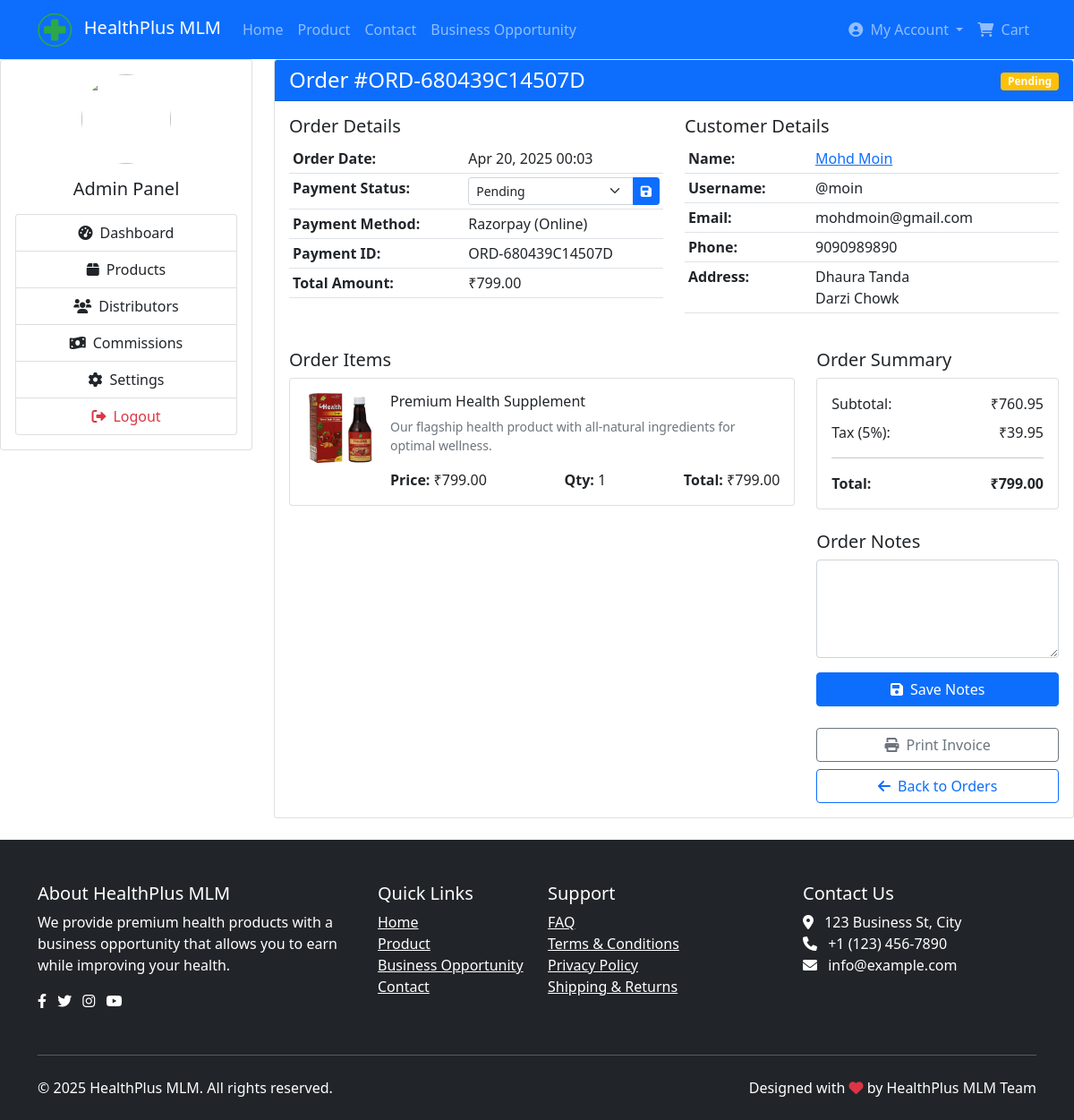
Page /admin/order-details1.php?id=1 (signed in) on the committed database.
### tables this page shows
CREATE TABLE `orders` (
  `id` int(11) NOT NULL,
  `user_id` int(11) NOT NULL,
  `product_id` int(11) NOT NULL,
  `quantity` int(11) NOT NULL,
  `total_amount` decimal(10,2) NOT NULL,
  `shipping_address` text DEFAULT NULL,
  `billing_address` text DEFAULT NULL,
  `payment_status` enum('pending','completed','failed','refunded') DEFAULT 'pending',
  `shipping_method_id` int(11) NOT NULL,
  `payment_method` enum('razorpay','bank_transfer','cod') DEFAULT 'razorpay',
  `payment_id` varchar(255) DEFAULT NULL,
  `tracking_number` varchar(100) DEFAULT NULL,
  `shipping_status` enum('pending','processing','shipped','delivered','returned') DEFAULT 'pending',
  `notes` text DEFAULT NULL,
  `created_at` timestamp NOT NULL DEFAULT current_timestamp(),
  `updated_at` timestamp NOT NULL DEFAULT current_timestamp() ON UPDATE current_timestamp()
);

CREATE TABLE `users` (
  `id` int(11) NOT NULL,
  `username` varchar(50) NOT NULL,
  `password` varchar(255) NOT NULL,
  `email` varchar(100) NOT NULL,
  `full_name` varchar(100) NOT NULL,
  `phone` varchar(20) DEFAULT NULL,
  `address` text DEFAULT NULL,
  `image` varchar(255) DEFAULT NULL,
  `sponsor_id` int(11) DEFAULT NULL,
  `parent_id` int(11) DEFAULT NULL,
  `position` enum('left','right') DEFAULT NULL,
  `level` int(11) DEFAULT 0,
  `active` tinyint(1) DEFAULT 1,
  `is_admin` tinyint(1) DEFAULT 0,
  `created_at` timestamp NOT NULL DEFAULT current_timestamp(),
  `updated_at` timestamp NOT NULL DEFAULT current_timestamp() ON UPDATE current_timestamp(),
  `bank_name` varchar(100) DEFAULT NULL,
  `account_number` varchar(50) DEFAULT NULL,
  `ifsc_code` varchar(20) DEFAULT NULL,
  `pan_number` varchar(20) DEFAULT NULL
);

CREATE TABLE `products` (
  `id` int(11) NOT NULL,
  `name` varchar(100) NOT NULL,
  `description` text DEFAULT NULL,
  `price` decimal(10,2) NOT NULL,
  `image` varchar(255) DEFAULT NULL,
  `stock` int(11) NOT NULL,
  `rating` decimal(2,1) DEFAULT 0.0,
  `review_count` int(11) DEFAULT 0,
  `meta_title` varchar(100) DEFAULT NULL,
  `meta_description` varchar(160) DEFAULT NULL,
  `meta_keywords` varchar(255) DEFAULT NULL,
  `created_at` timestamp NOT NULL DEFAULT current_timestamp(),
  `updated_at` timestamp NOT NULL DEFAULT current_timestamp() ON UPDATE current_timestamp()
);

### admin/order-details1.php (the view, shortened to what this page needs)
<?php
require_once '../includes/config.php';
$orderId = (int)$_GET['id'];
$stmt = $pdo->prepare("
    SELECT o.*, u.username, u.full_name, u.email, u.phone, u.address,
           p.name as product_name, p.description as product_description, p.price, p.image
    FROM orders o
    JOIN users u ON o.user_id = u.id
    JOIN products p ON o.product_id = p.id
    WHERE o.id = ?
");
$stmt->execute([$orderId]);
$order = $stmt->fetch();
?>
<?php include '../includes/header.php'; ?>
<div class="admin-container">
    <div class="row">
        <?php include 'sidebar.php'; ?>
        <div class="col-md-9">
            <div class="card mb-4">
                <div class="card-header bg-primary text-white">
                    <div class="d-flex justify-content-between align-items-center">
                        <h4 class="mb-0">Order #<?= $order['payment_id'] ?></h4>
                        <div>
                            <span class="badge bg-<?=
                                $order['payment_status'] === 'completed' ? 'success' :
                                ($order['payment_status'] === 'pending' ? 'warning' : 'danger')
                            ?>">
                                <?= ucfirst($order['payment_status']) ?>
                            </span>
                        </div>
                    </div>
                </div>
                <div class="card-body">
                    <div class="row mb-4">
                        <div class="col-md-6">
                            <h5>Order Details</h5>
                            <div class="table-responsive">
                                <table class="table table-sm">
                                    <tbody>
                                        <tr>
                                            <th>Order Date:</th>
                                            <td><?= date('M j, Y H:i', strtotime($order['created_at'])) ?></td>
                                        </tr>
                                        <tr>
                                            <th>Payment Status:</th>
                                            <td>
                                                <form method="POST" class="d-inline">
                                                    <div class="input-group input-group-sm">
                                                        <select class="form-select" name="status">
                                                            <option value="pending" <?= $order['payment_status'] === 'pending' ? 'selected' : '' ?>>Pending</option>
                                                        </select>
                                                        <button type="submit" name="update_status" class="btn btn-primary">
                                                            <i class="fas fa-save"></i>
                                                        </button>
                                                    </div>
                                                </form>
                                            </td>
                                        </tr>
                                        <tr>
                                            <th>Payment Method:</th>
                                            <td>Razorpay (Online)</td>
                                        </tr>
                                        <tr>
                                            <th>Payment ID:</th>
                                            <td><?= $order['payment_id'] ?? 'N/A' ?></td>
                                        </tr>
                                        <tr>
                                            <th>Total Amount:</th>
                                            <td>₹<?= number_format($order['total_amount'], 2) ?></td>
                                        </tr>
                                    </tbody>
                                </table>
                            </div>
                        </div>
                        <div class="col-md-6">
                            <h5>Customer Details</h5>
                            <div class="table-responsive">
                                <table class="table table-sm">
                                    <tbody>
                                        <tr>
                                            <th>Name:</th>
                                            <td>
                                                <a href="view-distributor.php?id=<?= $order['user_id'] ?>">
                                                    <?= htmlspecialchars($order['full_name']) ?>
                                                </a>
                                            </td>
                                        </tr>
                                        <tr>
                                            <th>Username:</th>
                                            <td>@<?= $order['username'] ?></td>
                                        </tr>
                                        <tr>
                                            <th>Email:</th>
                                            <td><?= htmlspecialchars($order['email']) ?></td>
                                        </tr>
                                        <tr>
                                            <th>Phone:</th>
                                            <td><?= htmlspecialchars($order['phone']) ?></td>
                                        </tr>
                                        <tr>
                                            <th>Address:</th>
                                            <td><?= nl2br(htmlspecialchars($order['address'])) ?></td>
                                        </tr>
                                    </tbody>
                                </table>
                            </div>
                        </div>
                    </div>
                    <div class="row">
                        <div class="col-md-8">
                            <h5>Order Items</h5>
                            <div class="card">
                                <div class="card-body">
                                    <div class="d-flex">
                                        <div class="flex-shrink-0">
                                            <img src="../assets/images/product/<?= $order['image'] ?>" alt="<?= htmlspecialchars($order['product_name']) ?>" width="80">
                                        </div>
                                        <div class="flex-grow-1 ms-3">
                                            <h6><?= htmlspecialchars($order['product_name']) ?></h6>
                                            <p class="text-muted small"><?= htmlspecialchars($order['product_description']) ?></p>
                                            <div class="d-flex justify-content-between">
                                                <div>
                                                    <strong>Price:</strong> ₹<?= number_format($order['price'], 2) ?>
                                                </div>
                                                <div>
                                                    <strong>Qty:</strong> <?= $order['quantity'] ?>
                                                </div>
                                                <div>
                                                    <strong>Total:</strong> ₹<?= number_format($order['total_amount'], 2) ?>
                                                </div>
                                            </div>
                                        </div>
                                    </div>
                                </div>
                            </div>
                        </div>
                        <div class="col-md-4">
                            <h5>Order Summary</h5>
                            <div class="card">
                                <div class="card-body">
                                    <div class="d-flex justify-content-between mb-2">
                                        <span>Subtotal:</span>
                                        <span>₹<?= number_format($order['total_amount'] / 1.05, 2) ?></span>
                                    </div>
                                    <div class="d-flex justify-content-between mb-2">
                                        <span>Tax (5%):</span>
                                        <span>₹<?= number_format($order['total_amount'] * 0.05, 2) ?></span>
                                    </div>
                                    <hr>
                                    <div class="d-flex justify-content-between fw-bold">
                                        <span>Total:</span>
                                        <span>₹<?= number_format($order['total_amount'], 2) ?></span>
                                    </div>
                                </div>
                            </div>
                            <h5 class="mt-4">Order Notes</h5>
                            <form method="POST">
                                <div class="mb-3">
                                    <textarea class="form-control" name="notes" rows="4"><?= htmlspecialchars($order['notes'] ?? '') ?></textarea>
                                </div>
                                <button type="submit" name="update_status" class="btn btn-primary w-100">
                                    <i class="fas fa-save me-2"></i>Save Notes
                                </button>
                            </form>
                            <div class="mt-4">
                                <button onclick="printInvoice(<?= $order['id'] ?>)" class="btn btn-outline-secondary w-100 mb-2">
                                    <i class="fas fa-print me-2"></i>Print Invoice
                                </button>
                                <a href="orders.php" class="btn btn-outline-primary w-100">
                                    <i class="fas fa-arrow-left me-2"></i>Back to Orders
                                </a>
                            </div>
                        </div>
                    </div>
                </div>
            </div>
        </div>
    </div>
</div>
<?php include '../includes/footer.php'; ?>

### rows in the picture
orders: payment "ORD-680439C14507D", payment_status "Pending", created_at "Apr 20, 2025 00:03", status "Pending", total_amount "799.00", user.full_name "Mohd Moin", user.username "moin", user.email "mohdmoin@gmail.com", user.phone "9090989890", user.address "Dhaura Tanda Darzi Chowk", product.image (picture), product.name "Premium Health Supplement", product.description "Our flagship health product with all-natural ingredients for optimal wellness.", product.price "799.00", quantity "1", $order['total_amount']/1.05 "760.95", $order['total_amount']*0.05 "39.95"

### other values in the picture
SITE_NAME "HealthPlus MLM"
$_SESSION['user_name'] "My Account"
